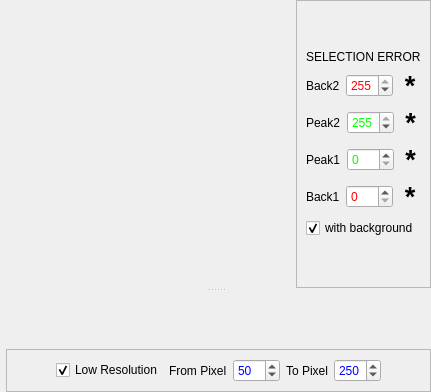
                 <widget class="QSplitter" name="splitter_5">
                  <property name="sizePolicy">
                   <sizepolicy hsizetype="Expanding" vsizetype="Expanding">
                    <horstretch>0</horstretch>
                    <verstretch>0</verstretch>
                   </sizepolicy>
                  </property>
                  <property name="minimumSize">
                   <size>
                    <width>100</width>
                    <height>100</height>
                   </size>
                  </property>
                  <property name="orientation">
                   <enum>Qt::Vertical</enum>
                  </property>
                  <property name="childrenCollapsible">
                   <bool>false</bool>
                  </property>
                  <widget class="QSplitter" name="splitter_8">
                   <property name="orientation">
                    <enum>Qt::Horizontal</enum>
                   </property>
                   <property name="childrenCollapsible">
                    <bool>false</bool>
                   </property>
                   <widget class="QWidget" name="layoutWidget_3">
                    <layout class="QHBoxLayout" name="horizontalLayout_3">
                     <item>
                      <widget class="MPLWidgetNoLog" name="norm_yt_plot" native="true">
                       <property name="sizePolicy">
                        <sizepolicy hsizetype="Expanding" vsizetype="Expanding">
                         <horstretch>0</horstretch>
                         <verstretch>0</verstretch>
                        </sizepolicy>
                       </property>
                      </widget>
                     </item>
                     <item>
                      <layout class="QHBoxLayout" name="horizontalLayout_43">
                       <item>
                        <widget class="MPLWidgetXLog" name="norm_yi_plot" native="true">
                         <property name="sizePolicy">
                          <sizepolicy hsizetype="Expanding" vsizetype="Expanding">
                           <horstretch>0</horstretch>
                           <verstretch>0</verstretch>
                          </sizepolicy>
                         </property>
                        </widget>
                       </item>
                       <item>
                        <widget class="QFrame" name="frame_16">
                         <property name="maximumSize">
                          <size>
                           <width>180</width>
                           <height>16777215</height>
                          </size>
                         </property>
                         <property name="frameShape">
                          <enum>QFrame::StyledPanel</enum>
                         </property>
                         <property name="frameShadow">
                          <enum>QFrame::Raised</enum>
                         </property>
                         <layout class="QVBoxLayout" name="verticalLayout_31">
                          <item>
                           <spacer name="verticalSpacer_7">
                            <property name="orientation">
                             <enum>Qt::Vertical</enum>
                            </property>
                            <property name="sizeType">
                             <enum>QSizePolicy::Minimum</enum>
                            </property>
                            <property name="sizeHint" stdset="0">
                             <size>
                              <width>20</width>
                              <height>40</height>
                             </size>
                            </property>
                           </spacer>
                          </item>
                          <item>
                           <widget class="QLabel" name="norm_selection_error_label">
                            <property name="text">
                             <string>SELECTION ERROR</string>
                            </property>
                           </widget>
                          </item>
                          <item>
                           <layout class="QVBoxLayout" name="verticalLayout_32">
                            <item>
                             <layout class="QHBoxLayout" name="horizontalLayout_44">
                              <item>
                               <widget class="QLabel" name="normBackFromLabel">
                                <property name="text">
                                 <string>Back2</string>
                                </property>
                               </widget>
                              </item>
                              <item>
                               <widget class="QSpinBox" name="normBackToValue">
                                <property name="palette">
                                 <palette>
                                  <active>
                                   <colorrole role="Text">
                                    <brush brushstyle="SolidPattern">
                                     <color alpha="255">
                                      <red>255</red>
                                      <green>0</green>
                                      <blue>0</blue>
                                     </color>
                                    </brush>
                                   </colorrole>
                                  </active>
                                  <inactive>
                                   <colorrole role="Text">
                                    <brush brushstyle="SolidPattern">
                                     <color alpha="255">
                                      <red>255</red>
                                      <green>0</green>
                                      <blue>0</blue>
                                     </color>
                                    </brush>
                                   </colorrole>
                                  </inactive>
                                  <disabled>
                                   <colorrole role="Text">
                                    <brush brushstyle="SolidPattern">
                                     <color alpha="255">
                                      <red>118</red>
                                      <green>118</green>
                                      <blue>117</blue>
                                     </color>
                                    </brush>
                                   </colorrole>
                                  </disabled>
                                 </palette>
                                </property>
                                <property name="maximum">
                                 <number>255</number>
                                </property>
                                <property name="value">
                                 <number>255</number>
                                </property>
                               </widget>
                              </item>
                              <item>
                               <widget class="QLabel" name="norm_back2_error">
                                <property name="font">
                                 <font>
                                  <pointsize>20</pointsize>
                                  <weight>75</weight>
                                  <bold>true</bold>
                                 </font>
                                </property>
                                <property name="accessibleDescription">
                                 <string/>
                                </property>
                                <property name="text">
                                 <string>*</string>
                                </property>
                                <property name="alignment">
                                 <set>Qt::AlignCenter</set>
                                </property>
                               </widget>
                              </item>
                             </layout>
                            </item>
                            <item>
                             <layout class="QHBoxLayout" name="horizontalLayout_45">
                              <item>
                               <widget class="QLabel" name="normPeakFromLabel">
                                <property name="text">
                                 <string>Peak2</string>
                                </property>
                               </widget>
                              </item>
                              <item>
                               <widget class="QSpinBox" name="normPeakToValue">
                                <property name="palette">
                                 <palette>
                                  <active>
                                   <colorrole role="Text">
                                    <brush brushstyle="SolidPattern">
                                     <color alpha="255">
                                      <red>0</red>
                                      <green>255</green>
                                      <blue>0</blue>
                                     </color>
                                    </brush>
                                   </colorrole>
                                  </active>
                                  <inactive>
                                   <colorrole role="Text">
                                    <brush brushstyle="SolidPattern">
                                     <color alpha="255">
                                      <red>0</red>
                                      <green>255</green>
                                      <blue>0</blue>
                                     </color>
                                    </brush>
                                   </colorrole>
                                  </inactive>
                                  <disabled>
                                   <colorrole role="Text">
                                    <brush brushstyle="SolidPattern">
                                     <color alpha="255">
                                      <red>118</red>
                                      <green>118</green>
                                      <blue>117</blue>
                                     </color>
                                    </brush>
                                   </colorrole>
                                  </disabled>
                                 </palette>
                                </property>
                                <property name="maximum">
                                 <number>255</number>
                                </property>
                                <property name="value">
                                 <number>255</number>
                                </property>
                               </widget>
                              </item>
                              <item>
                               <widget class="QLabel" name="norm_peak2_error">
                                <property name="font">
                                 <font>
                                  <pointsize>20</pointsize>
                                  <weight>75</weight>
                                  <bold>true</bold>
                                 </font>
                                </property>
                                <property name="accessibleDescription">
                                 <string/>
                                </property>
                                <property name="text">
                                 <string>*</string>
                                </property>
                                <property name="alignment">
                                 <set>Qt::AlignCenter</set>
                                </property>
                               </widget>
                              </item>
                             </layout>
                            </item>
                            <item>
                             <layout class="QHBoxLayout" name="horizontalLayout_46">
                              <item>
                               <widget class="QLabel" name="normPeakToLabel">
                                <property name="text">
                                 <string>Peak1</string>
                                </property>
                               </widget>
                              </item>
                              <item>
                               <widget class="QSpinBox" name="normPeakFromValue">
                                <property name="palette">
                                 <palette>
                                  <active>
                                   <colorrole role="Text">
                                    <brush brushstyle="SolidPattern">
                                     <color alpha="255">
                                      <red>0</red>
                                      <green>255</green>
                                      <blue>0</blue>
                                     </color>
                                    </brush>
                                   </colorrole>
                                  </active>
                                  <inactive>
                                   <colorrole role="Text">
                                    <brush brushstyle="SolidPattern">
                                     <color alpha="255">
                                      <red>0</red>
                                      <green>255</green>
                                      <blue>0</blue>
                                     </color>
                                    </brush>
                                   </colorrole>
                                  </inactive>
                                  <disabled>
                                   <colorrole role="Text">
                                    <brush brushstyle="SolidPattern">
                                     <color alpha="255">
                                      <red>118</red>
                                      <green>118</green>
                                      <blue>117</blue>
                                     </color>
                                    </brush>
                                   </colorrole>
                                  </disabled>
                                 </palette>
                                </property>
                                <property name="maximum">
                                 <number>255</number>
                                </property>
                                <property name="value">
                                 <number>0</number>
                                </property>
                               </widget>
                              </item>
                              <item>
                               <widget class="QLabel" name="norm_peak1_error">
                                <property name="font">
                                 <font>
                                  <pointsize>20</pointsize>
                                  <weight>75</weight>
                                  <bold>true</bold>
                                 </font>
                                </property>
                                <property name="accessibleDescription">
                                 <string/>
                                </property>
                                <property name="text">
                                 <string>*</string>
                                </property>
                                <property name="alignment">
                                 <set>Qt::AlignCenter</set>
                                </property>
                               </widget>
                              </item>
                             </layout>
                            </item>
                            <item>
                             <layout class="QHBoxLayout" name="horizontalLayout_47">
                              <item>
                               <widget class="QLabel" name="normBackToLabel">
                                <property name="text">
                                 <string>Back1</string>
                                </property>
                               </widget>
                              </item>
                              <item>
                               <widget class="QSpinBox" name="normBackFromValue">
                                <property name="palette">
                                 <palette>
                                  <active>
                                   <colorrole role="Text">
                                    <brush brushstyle="SolidPattern">
                                     <color alpha="255">
                                      <red>255</red>
                                      <green>0</green>
                                      <blue>0</blue>
                                     </color>
                                    </brush>
                                   </colorrole>
                                   <colorrole role="Base">
                                    <brush brushstyle="SolidPattern">
                                     <color alpha="255">
                                      <red>255</red>
                                      <green>255</green>
                                      <blue>255</blue>
                                     </color>
                                    </brush>
                                   </colorrole>
                                  </active>
                                  <inactive>
                                   <colorrole role="Text">
                                    <brush brushstyle="SolidPattern">
                                     <color alpha="255">
                                      <red>255</red>
                                      <green>0</green>
                                      <blue>0</blue>
                                     </color>
                                    </brush>
                                   </colorrole>
                                   <colorrole role="Base">
                                    <brush brushstyle="SolidPattern">
                                     <color alpha="255">
                                      <red>255</red>
                                      <green>255</green>
                                      <blue>255</blue>
                                     </color>
                                    </brush>
                                   </colorrole>
                                  </inactive>
                                  <disabled>
                                   <colorrole role="Text">
                                    <brush brushstyle="SolidPattern">
                                     <color alpha="255">
                                      <red>118</red>
                                      <green>118</green>
                                      <blue>117</blue>
                                     </color>
                                    </brush>
                                   </colorrole>
                                   <colorrole role="Base">
                                    <brush brushstyle="SolidPattern">
                                     <color alpha="255">
                                      <red>255</red>
                                      <green>255</green>
                                      <blue>255</blue>
                                     </color>
                                    </brush>
                                   </colorrole>
                                  </disabled>
                                 </palette>
                                </property>
                                <property name="maximum">
                                 <number>255</number>
                                </property>
                                <property name="value">
                                 <number>0</number>
                                </property>
                               </widget>
                              </item>
                              <item>
                               <widget class="QLabel" name="norm_back1_error">
                                <property name="font">
                                 <font>
                                  <pointsize>20</pointsize>
                                  <weight>75</weight>
                                  <bold>true</bold>
                                 </font>
                                </property>
                                <property name="accessibleDescription">
                                 <string/>
                                </property>
                                <property name="text">
                                 <string>*</string>
                                </property>
                                <property name="alignment">
                                 <set>Qt::AlignCenter</set>
                                </property>
                               </widget>
                              </item>
                             </layout>
                            </item>
                            <item>
                             <widget class="QCheckBox" name="normBackgroundFlag">
                              <property name="text">
                               <string>with background</string>
                              </property>
                              <property name="checked">
                               <bool>true</bool>
                              </property>
                             </widget>
                            </item>
                           </layout>
                          </item>
                          <item>
                           <spacer name="verticalSpacer_8">
                            <property name="orientation">
                             <enum>Qt::Vertical</enum>
                            </property>
                            <property name="sizeType">
                             <enum>QSizePolicy::Minimum</enum>
                            </property>
                            <property name="sizeHint" stdset="0">
                             <size>
                              <width>20</width>
                              <height>40</height>
                             </size>
                            </property>
                           </spacer>
                          </item>
                         </layout>
                        </widget>
                       </item>
                      </layout>
                     </item>
                    </layout>
                   </widget>
                  </widget>
                  <widget class="QSplitter" name="splitter_9">
                   <property name="minimumSize">
                    <size>
                     <width>100</width>
                     <height>100</height>
                    </size>
                   </property>
                   <property name="orientation">
                    <enum>Qt::Horizontal</enum>
                   </property>
                   <property name="childrenCollapsible">
                    <bool>false</bool>
                   </property>
                   <widget class="QWidget" name="layoutWidget_4">
                    <layout class="QHBoxLayout" name="horizontalLayout_4">
                     <item>
                      <layout class="QVBoxLayout" name="verticalLayout_33">
                       <item>
                        <widget class="MPLWidget" name="norm_it_plot" native="true">
                         <property name="sizePolicy">
                          <sizepolicy hsizetype="Expanding" vsizetype="Expanding">
                           <horstretch>0</horstretch>
                           <verstretch>0</verstretch>
                          </sizepolicy>
                         </property>
                        </widget>
                       </item>
                      </layout>
                     </item>
                     <item>
                      <layout class="QVBoxLayout" name="verticalLayout_34">
                       <item>
                        <widget class="MPLWidget" name="norm_ix_plot" native="true">
                         <property name="sizePolicy">
                          <sizepolicy hsizetype="Expanding" vsizetype="Expanding">
                           <horstretch>0</horstretch>
                           <verstretch>0</verstretch>
                          </sizepolicy>
                         </property>
                        </widget>
                       </item>
                       <item>
                        <widget class="QFrame" name="frame_20">
                         <property name="maximumSize">
                          <size>
                           <width>16777215</width>
                           <height>50</height>
                          </size>
                         </property>
                         <property name="frameShape">
                          <enum>QFrame::StyledPanel</enum>
                         </property>
                         <property name="frameShadow">
                          <enum>QFrame::Raised</enum>
                         </property>
                         <layout class="QHBoxLayout" name="horizontalLayout_54">
                          <item>
                           <layout class="QHBoxLayout" name="horizontalLayout_83">
                            <item>
                             <spacer name="horizontalSpacer_28">
                              <property name="orientation">
                               <enum>Qt::Horizontal</enum>
                              </property>
                              <property name="sizeType">
                               <enum>QSizePolicy::Minimum</enum>
                              </property>
                              <property name="sizeHint" stdset="0">
                               <size>
                                <width>40</width>
                                <height>20</height>
                               </size>
                              </property>
                             </spacer>
                            </item>
                            <item>
                             <widget class="QCheckBox" name="normLowResFlag">
                              <property name="text">
                               <string>Low Resolution</string>
                              </property>
                              <property name="checked">
                               <bool>true</bool>
                              </property>
                             </widget>
                            </item>
                            <item>
                             <widget class="QLabel" name="normLowResFromLabel">
                              <property name="layoutDirection">
                               <enum>Qt::RightToLeft</enum>
                              </property>
                              <property name="text">
                               <string>From Pixel</string>
                              </property>
                             </widget>
                            </item>
                            <item>
                             <spacer name="horizontalSpacer_65">
                              <property name="orientation">
                               <enum>Qt::Horizontal</enum>
                              </property>
                              <property name="sizeType">
                               <enum>QSizePolicy::Fixed</enum>
                              </property>
                              <property name="sizeHint" stdset="0">
                               <size>
                                <width>0</width>
                                <height>20</height>
                               </size>
                              </property>
                             </spacer>
                            </item>
                            <item>
                             <widget class="QSpinBox" name="normLowResFromValue">
                              <property name="palette">
                               <palette>
                                <active>
                                 <colorrole role="Text">
                                  <brush brushstyle="SolidPattern">
                                   <color alpha="255">
                                    <red>0</red>
                                    <green>0</green>
                                    <blue>255</blue>
                                   </color>
                                  </brush>
                                 </colorrole>
                                </active>
                                <inactive>
                                 <colorrole role="Text">
                                  <brush brushstyle="SolidPattern">
                                   <color alpha="255">
                                    <red>0</red>
                                    <green>0</green>
                                    <blue>255</blue>
                                   </color>
                                  </brush>
                                 </colorrole>
                                </inactive>
                                <disabled>
                                 <colorrole role="Text">
                                  <brush brushstyle="SolidPattern">
                                   <color alpha="255">
                                    <red>118</red>
                                    <green>118</green>
                                    <blue>117</blue>
                                   </color>
                                  </brush>
                                 </colorrole>
                                </disabled>
                               </palette>
                              </property>
                              <property name="maximum">
                               <number>255</number>
                              </property>
                              <property name="value">
                               <number>50</number>
                              </property>
                             </widget>
                            </item>
                            <item>
                             <widget class="QLabel" name="normLowResToLabel">
                              <property name="layoutDirection">
                               <enum>Qt::RightToLeft</enum>
                              </property>
                              <property name="text">
                               <string>To Pixel</string>
                              </property>
                             </widget>
                            </item>
                            <item>
                             <spacer name="horizontalSpacer_66">
                              <property name="orientation">
                               <enum>Qt::Horizontal</enum>
                              </property>
                              <property name="sizeType">
                               <enum>QSizePolicy::Fixed</enum>
                              </property>
                              <property name="sizeHint" stdset="0">
                               <size>
                                <width>0</width>
                                <height>20</height>
                               </size>
                              </property>
                             </spacer>
                            </item>
                            <item>
                             <widget class="QSpinBox" name="normLowResToValue">
                              <property name="palette">
                               <palette>
                                <active>
                                 <colorrole role="Text">
                                  <brush brushstyle="SolidPattern">
                                   <color alpha="255">
                                    <red>0</red>
                                    <green>0</green>
                                    <blue>255</blue>
                                   </color>
                                  </brush>
                                 </colorrole>
                                </active>
                                <inactive>
                                 <colorrole role="Text">
                                  <brush brushstyle="SolidPattern">
                                   <color alpha="255">
                                    <red>0</red>
                                    <green>0</green>
                                    <blue>255</blue>
                                   </color>
                                  </brush>
                                 </colorrole>
                                </inactive>
                                <disabled>
                                 <colorrole role="Text">
                                  <brush brushstyle="SolidPattern">
                                   <color alpha="255">
                                    <red>118</red>
                                    <green>118</green>
                                    <blue>117</blue>
                                   </color>
                                  </brush>
                                 </colorrole>
                                </disabled>
                               </palette>
                              </property>
                              <property name="maximum">
                               <number>303</number>
                              </property>
                              <property name="value">
                               <number>250</number>
                              </property>
                             </widget>
                            </item>
                            <item>
                             <spacer name="horizontalSpacer_67">
                              <property name="orientation">
                               <enum>Qt::Horizontal</enum>
                              </property>
                              <property name="sizeType">
                               <enum>QSizePolicy::Minimum</enum>
                              </property>
                              <property name="sizeHint" stdset="0">
                               <size>
                                <width>40</width>
                                <height>20</height>
                               </size>
                              </property>
                             </spacer>
                            </item>
                           </layout>
                          </item>
                         </layout>
                        </widget>
                       </item>
                      </layout>
                     </item>
                    </layout>
                   </widget>
                  </widget>
                 </widget>
